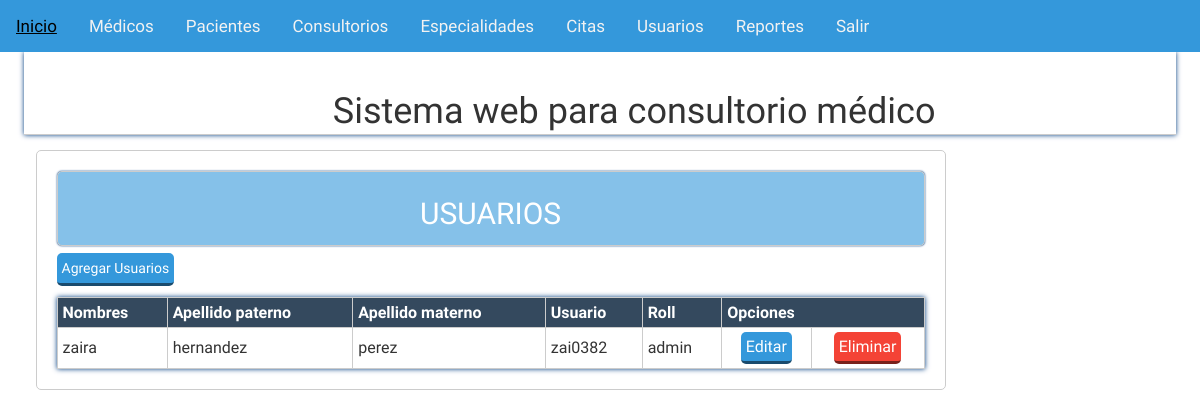
Screenshot of /Consultorio1/vista/usuarios_vista.php with the database file from the repository.
### tables this page shows
CREATE TABLE `usuarios` (
  `id` int(11) NOT NULL AUTO_INCREMENT,
  `usuario` varchar(20) NOT NULL,
  `pass` varchar(200) DEFAULT NULL,
  `nombres` varchar(50) NOT NULL,
  `apellidopat` varchar(50) NOT NULL,
  `apellidomat` varchar(45) DEFAULT NULL,
  `Roll` varchar(15) NOT NULL,
  PRIMARY KEY (`id`),
  UNIQUE KEY `usuario` (`usuario`)
);

### Consultorio1/vista/usuarios_vista.php (the view, shortened to what this page needs)
<?php
try{
	$conexion = new PDO('mysql:host=localhost;dbname=centromedico','root','12345');
}catch(PDOException $e){
	echo "Error: ". $e->getMessage();
}
$consulta = $conexion -> prepare("
	SELECT * FROM usuarios limit 5");
$consulta ->execute();
$consulta = $consulta ->fetchAll();
?>
<?php include 'plantillas/header.php'; ?>
	<section class="main">
		<div class="wrapp">
			<?php include 'plantillas/nav.php'; ?>
				<article>
					<div class="mensaje">
						<h2>USUARIOS</h2>
					</div>
					<a class="agregar" href="registrarusuarios.php">Agregar Usuarios</a>
						<table class="tabla">
						  <tr>
							<th>Nombres</th>
							<th>Apellido paterno</th>
							<th>Apellido materno</th>
                            <th>Usuario</th>
							<th>Roll</th>
                            <th colspan="2">Opciones</th>
						  </tr>
						<?php foreach ($consulta as $Sql): ?>
						<tr>
							<?php echo "<td>". $Sql['nombres']. "</td>"; ?>
                            <?php echo "<td>". $Sql['apellidopat']. "</td>"; ?>
                            <?php echo "<td>". $Sql['apellidomat']. "</td>"; ?>
                            <?php echo "<td>". $Sql['usuario']. "</td>"; ?>
                            <?php echo "<td>". $Sql['Roll']. "</td>"; ?>
                            <?php echo "<td class='centrar'>"."<a href='actualizarusuario.php?id=".$Sql['id']."' class='editar'>Editar</a>". "</td>"; ?>
						  <?php echo "<td class='centrar'>"."<a onclick=msg(".$Sql['id'].") class='eliminar'>Eliminar</a>"."</td>"; ?>
						</tr>
						<?php endforeach; ?>
					</table>
				</article>
	</section>
<?php include 'plantillas/footer.php'; ?>
</body>
</html>

### Consultorio1/css/estiloss.css (style rules this page uses)
* { -webkit-box-sizing: border-box; -moz-box-sizing: border-box; box-sizing: border-box; margin:0px; padding:0px; font-family: 'Antic', sans-serif; }
body { background: rgba(0,0,0,.01); color:#000; }
.wrapp { padding: 0% 2%; width:100%; margin:auto; overflow: hidden; text-align:cente }
.mensaje { background: #85C1E9; padding:5px; color:#fff; border-radius:5px; text-align: center; font-size: 1.5em; margin-bottom: 5px; box-shadow: 0 0px 2px #013D82 !important; }
article a { display:block; font-weight: normal; }
article { margin: 10px 0px; margin-left:1%; float: left; width: 79%; padding:20px; background: rgb(255, 255, 255); border-radius:5px; }
article,aside, .mensaje { border:1px solid #ccc; }
article a { margin: 2px 0px; display:inline-block; padding: 5px; color: white; border-radius:5px; cursor:pointer; border-bottom: 3px solid rgba(0, 0, 0,.5); width:auto; text-decoration:none; text-align:center; position: relative; }
article .agregar { background:#3498DB; }
article .editar { background:#3498DB; }
article .eliminar { background:#F44336; }
footer li,a { text-decoration: none; color: #fff; }
.tabla { box-shadow: 0 0px 5px #013D82 !important; width:100%; margin-top: 1%; border-collapse: collapse; }
.tabla th { background: #34495E; padding: 5px; color:white; }
.centrar { text-align: center; }
.tabla td { padding: 2px 5px; }
.tabla td,th { border:1px solid #ccc; }
a, .Dra { color: #34495E; }

### rows the page displays
usuarios: nombres "zaira", apellidopat "hernandez", apellidomat "perez", usuario "zai0382", Roll "admin"
